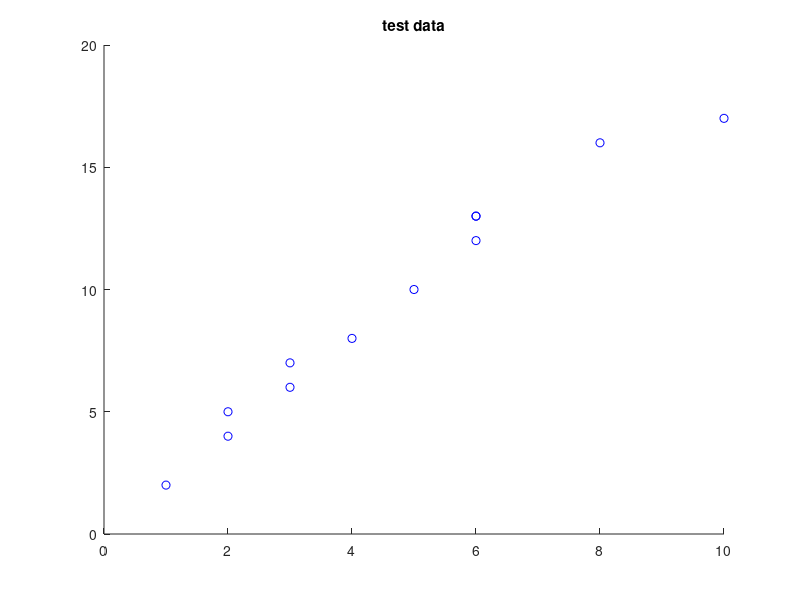

Write MATLAB code to recreate this figure. (Note: this script raises an error after producing the figure.)
test_data = load("test_data.txt")
    
x = test_data(:, 1)
x = [ones(length(x), 1) x]
y = test_data(:, 2)

figure
hold on
plot(x(:, 2), y, 'bo')
title('test data')

%goal find a line of best fit for data set
%so we need a (1) slope and (2) y-int

params = [0; 0] % our intital guess
learning_rate = .01 % how fast the model will predict
iters = 500 % how many iterations we will run

[params, cost_history] = gradient_func(x, y, params, learning_rate, iters)

plot(min(x(:,2)):max(x(:,2)), params(1) + params(2) * (min(x(:,2)):max(x(:,2))))
%plot(cost_history, 1:iters)

output = params(1) + params(2) * 120;
disp(output);
